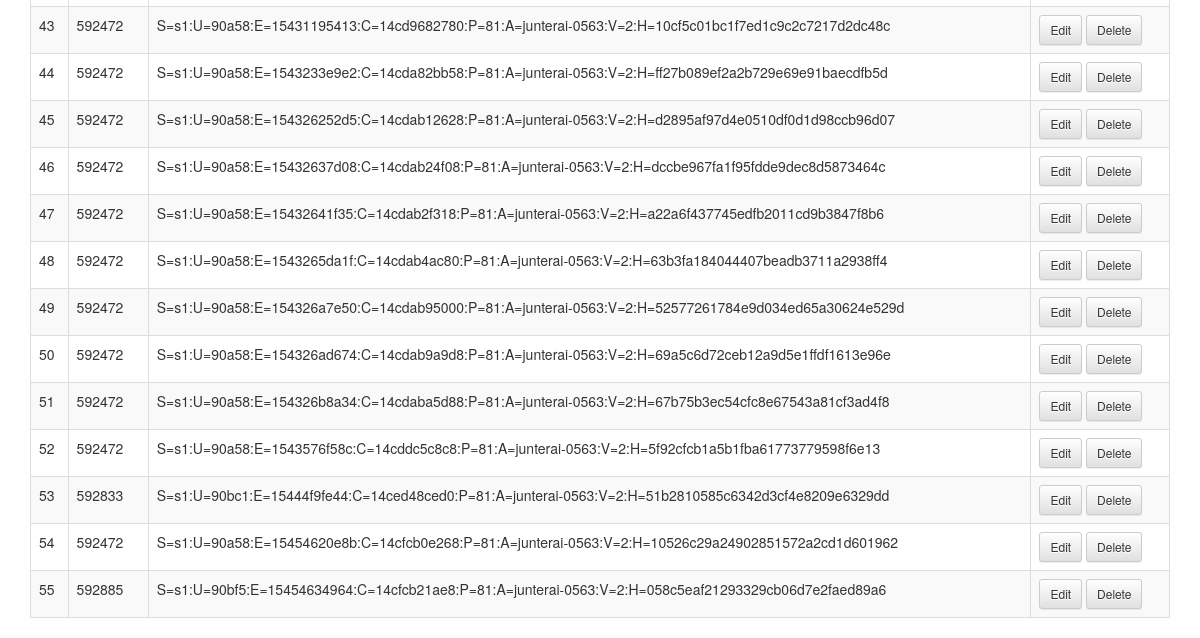
The page /cms/user/ (lower part) on the database as committed earlier.
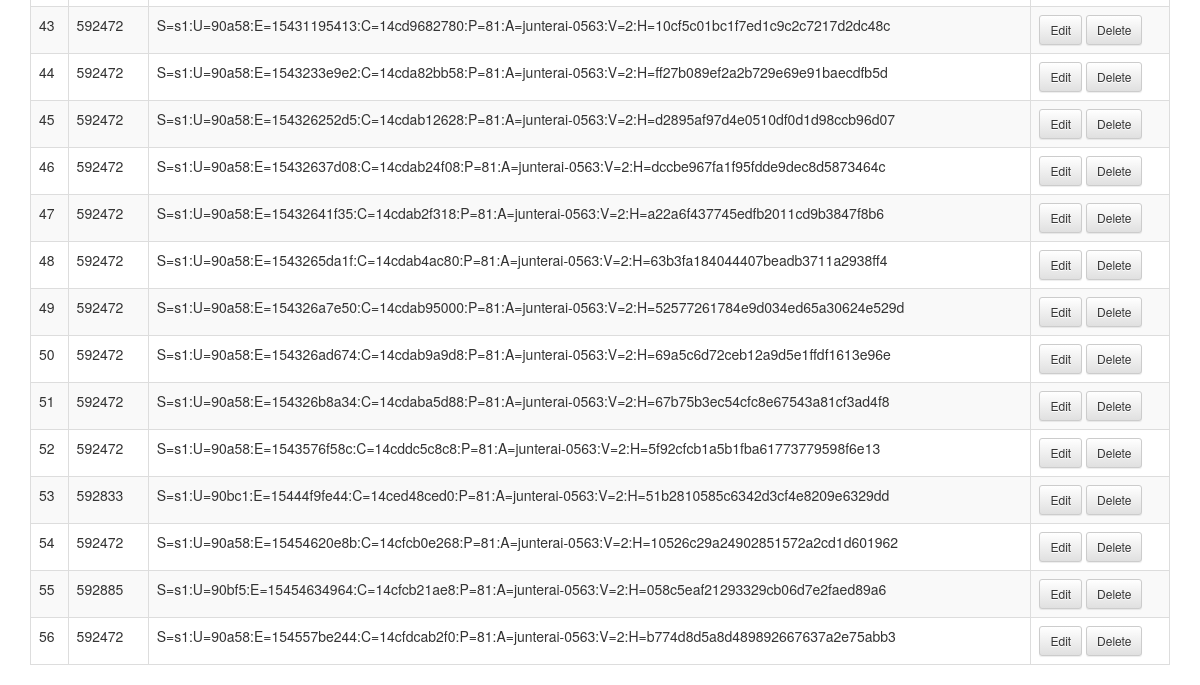
The same page on the database as committed later.
### cms/models.py (models this page shows, shortened)
class User(models.Model):
    user_id = models.CharField(u'user_id', max_length=255)
    access_token = models.CharField(u'access_token', max_length=255, blank=True)

### cms/views.py (the view)
# urls.py: url(r'^user/(?P<user_id>\d+)/$', views.user_list, name='user_list'),   # 一覧
def user_list(request, user_id=None):
	'''get user_list'''
	users = User.objects.all().order_by('id')
	return render_to_response('cms/user_list.html',  # 使用するテンプレート
                              {'users': users},       # テンプレートに渡すデータ
                              context_instance=RequestContext(request))  # その他標準のコンテキスト

### cms/templates/cms/user_list.html (shortened to what this page needs)
{% extends "cms/base.html" %}
{% block content %}
    <table class="table table-striped table-bordered">
      <tbody>
        {% for user in users %}
        <tr>
          <td>{{ user.id }}</td>
          <td>{{ user.user_id }}</td>
          <td>{{ user.access_token }}</td>
          <td>
            <a href="/cms/user/mod/{{ user.user_id }}" class="btn btn-default btn-sm">Edit</a>
            <a href="/cms/user/del/{{ user.user_id }}" class="btn btn-default btn-sm">Delete</a>
          </td>
        </tr>
        {% endfor %}
      </tbody>
    </table>
{% endblock content %}

Rows that differ between the two databases and show on the page:
added User: id "56", user_id "592472", access_token "S=s1:U=90a58:E=154557be244:C=14cfdcab2f0:P=81:A=junterai-0563:V=2:H=b774d8d5a8d489892667637a2e75abb3"
